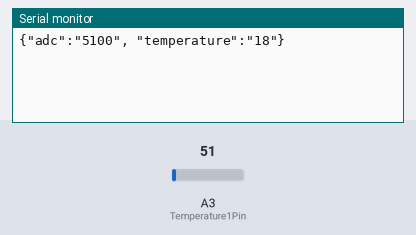
Bench run of a sketch on a simulated Arduino Uno, built with avr-gcc and run on an emulated ATmega328P. Parts: the last lines printed to the serial monitor. The test bench sets the inputs (shaded band); at power-on: A3 (Temperature1Pin) = 51.

Above: at 2.2 s.
2.3 s: A3 (Temperature1Pin) set to 61
At 3.0 s:
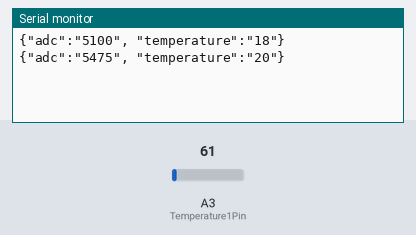
3.8 s: A3 (Temperature1Pin) set to 71
At 4.9 s:
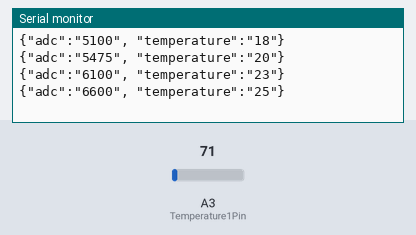
Timing chart, 0 to 6.8 s (numbered marks = the images above; inputs shaded):
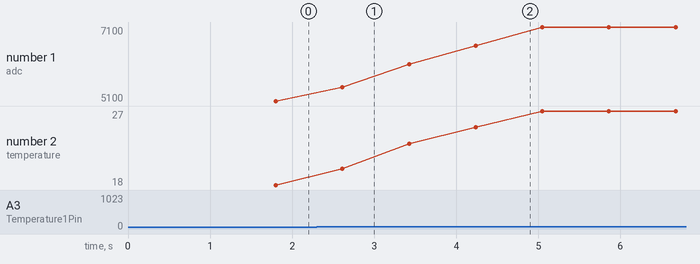

Measured:
- after the input at 2.3 s, the serial monitor: prints a new line after 0.31 s (image 1)
- after the input at 3.8 s, the serial monitor: prints a new line after 0.44 s (image 2)
- plotted number 1: 5100 → 6100 after the input at 2.3 s, 6100 → 7100 after the input at 3.8 s
- plotted number 2: 18 → 23 after the input at 2.3 s, 23 → 27 after the input at 3.8 s

The sketch:

temperature.ino
```cpp
#include <math.h>

//unsigned long UpdateDelay = 1000UL * 60 * 5;	//Update frequency
unsigned long UpdateDelay = 10;
const byte Temperature1Pin = A3;	//Thermistor 1 (Outdoor)
const int Resistance1 = 9900;	//Ohms (measured from R10K of voltage divider 1)
const byte NbSamples = 8;	//Averaging

void setup()
{
	delay(1000);
	Serial.begin(9600);	//Start serial port
	pinMode(Temperature1Pin, INPUT);
	digitalWrite(Temperature1Pin, LOW);
	analogRead(Temperature1Pin);
}

void loop()
{
	float rawADC1 = 0.0;
	for (byte i = NbSamples; i > 0; i--)
	{//Averaging over several readings
		rawADC1 += analogRead(Temperature1Pin);
		delay(100);
	}
	rawADC1 /= NbSamples;

	//Sending a JSON string over Serial/USB like: {"ab":"123","bc":"234","cde":"3546"}
	Serial.println("{\"adc\":\"" + String((long)round(100.0 * rawADC1)) +
			"\", \"temperature\":\"" + String((long)round(thermistor(rawADC1, Resistance1))) +
			"\"}");

	delay(UpdateDelay);
}

float thermistor(float rawADC, float rSeries)
{//http://arduino.cc/playground/ComponentLib/Thermistor2
        double voltagemv = rawADC * 4.9;
        double kVoltageAtZeroCmv = 400;
	double kTemperatureCoefficientmvperC = 19.5;
        double ambientTemperatureC = ((double) voltagemv - kVoltageAtZeroCmv)

			/ kTemperatureCoefficientmvperC;
        double temperatureF = (9.0 / 5.0) * ambientTemperatureC + 32.0;
        return temperatureF;
        //This method is not very advanced
	//long resistance = (1024 * rSeries / rawADC) - rSeries;
	//float temp = log(resistance);
	//temp = 1 / (0.001129148 + (0.000234125 * temp) + (0.0000000876741 * temp * temp * temp));
	//return temp - 273.15;	//Kelvin to Celsius
}
```
